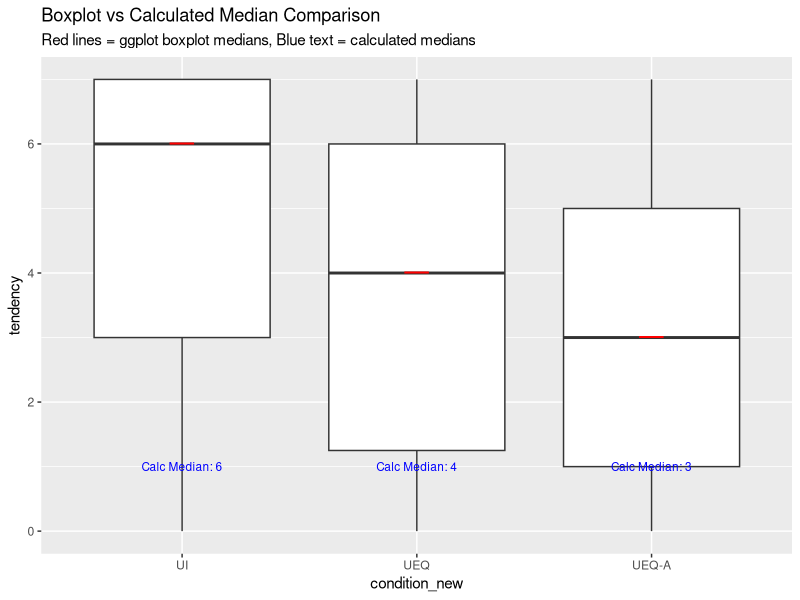

Write R code to recreate this figure.
# Test boxplot median vs calculated median
library(dplyr)
library(ggplot2)

# Load and prepare data exactly as in main script
interface_data <- read.csv("results/three_condition_interface_data.csv")

interface_data$condition_new <- case_when(
  interface_data$condition == "RAW" ~ "UI",
  interface_data$condition == "UEQ" ~ "UEQ", 
  interface_data$condition == "UEQ+Autonomy" ~ "UEQ-A",
  TRUE ~ interface_data$condition
)

interface_data$condition_new <- factor(interface_data$condition_new, levels = c("UI", "UEQ", "UEQ-A"))
interface_data <- interface_data[!is.na(interface_data$tendency), ]

# Calculate stats for verification
stats_for_plot <- interface_data %>%
  group_by(condition_new) %>%
  summarise(
    mean_val = mean(tendency, na.rm = TRUE),
    median_val = median(tendency, na.rm = TRUE),
    .groups = "drop"
  )

cat("=== STATS FOR PLOT ===\n")
print(stats_for_plot)

# Create a simple test plot to see what ggplot thinks the medians are
test_plot <- ggplot(interface_data, aes(x = condition_new, y = tendency)) +
  geom_boxplot() +
  stat_summary(fun = median, geom = "point", shape = 95, size = 10, color = "red") +
  geom_text(data = stats_for_plot, 
            aes(x = condition_new, y = 1, 
                label = paste0("Calc Median: ", median_val)), 
            color = "blue", size = 3, inherit.aes = FALSE) +
  labs(title = "Boxplot vs Calculated Median Comparison",
       subtitle = "Red lines = ggplot boxplot medians, Blue text = calculated medians")

ggsave("debug_median_comparison.png", test_plot, width = 10, height = 6, dpi = 300)

cat("\n=== CHECKING FOR Y-AXIS SCALING ISSUES ===\n")
# Check if the y-axis limits might be affecting the visualization
interface_data_filtered <- interface_data[interface_data$tendency >= 1 & interface_data$tendency <= 7, ]

cat("Original data size:", nrow(interface_data), "\n")
cat("Filtered data size (1-7 range):", nrow(interface_data_filtered), "\n")

filtered_stats <- interface_data_filtered %>%
  group_by(condition_new) %>%
  summarise(
    mean_val = mean(tendency, na.rm = TRUE),
    median_val = median(tendency, na.rm = TRUE),
    .groups = "drop"
  )

cat("\n=== FILTERED STATS (1-7 range only) ===\n")
print(filtered_stats)

cat("\n=== UEQ-A DETAILED COMPARISON ===\n")
ueqa_all <- interface_data$tendency[interface_data$condition_new == "UEQ-A"]
ueqa_filtered <- interface_data_filtered$tendency[interface_data_filtered$condition_new == "UEQ-A"]

cat("UEQ-A median (all data):", median(ueqa_all), "\n")
cat("UEQ-A median (1-7 filtered):", median(ueqa_filtered), "\n")
cat("UEQ-A count (all data):", length(ueqa_all), "\n")
cat("UEQ-A count (1-7 filtered):", length(ueqa_filtered), "\n")

# Check if there are 0 values that might affect things
cat("\n=== ZERO VALUES ANALYSIS ===\n")
zero_counts <- interface_data %>%
  group_by(condition_new) %>%
  summarise(
    total = n(),
    zeros = sum(tendency == 0),
    percent_zeros = (sum(tendency == 0) / n()) * 100
  )
print(zero_counts)
